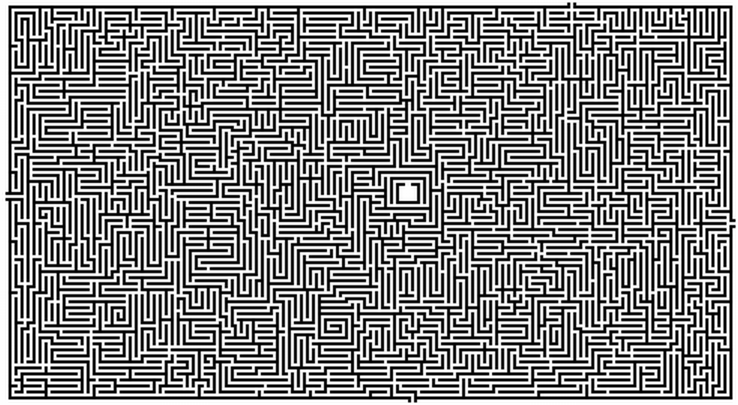
#> input picture data/HW3_Resources/maze.png, 1476 x 810 px (shown at 1/2 size); its folder holds only this picture in this run
$ python q1_fmm.py
#> lines starting #> are read from the running program, lines starting #| are printed output that depends on the picture; after the words box and inside, x2 and y2 are one past the last pixel; in counts of white or black regions, pixels touching at a corner belong together
import os
import glob
from pathlib import Path
root = Path(Path(__file__).resolve().parents[1])
from numpy.linalg import norm
import numpy as np
import eikonalfm
from PIL import Image
from numpy import asarray
import matplotlib.pyplot as plt
from scipy.interpolate import interp2d

# load maze.png
file = os.path.join(root, 'data', 'HW3_Resources', 'maze.png')
image = Image.open(file)
#> image is the input picture: PIL image 1476x810 RGB; mean R, G, B 135.8, 135.8, 135.8
# convert image to numpy array - setting walls value to 100k and path to 1
c = np.ceil(asarray(image).mean(2)/255)
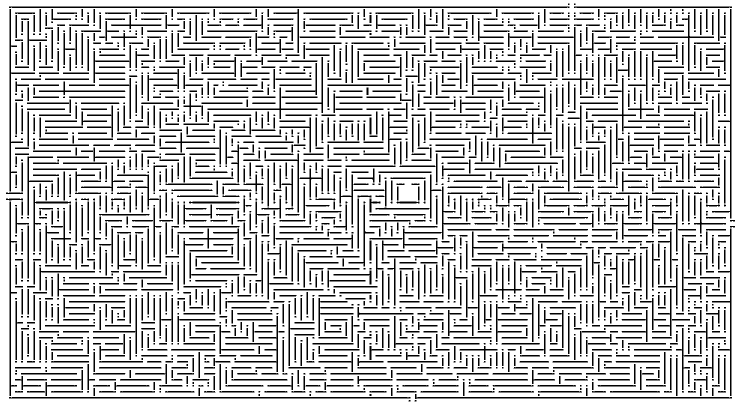
#> c: shape (810, 1476) float64 (shown at 1/2 size); values 0 (black) and 1 (white), 78.4% white; 2821 black regions (1056 under 20 px), largest, box (x1, y1, x2, y2) and area: (18, 13, 1139, 16) 3359, (18, 794, 821, 797) 2405, (830, 788, 1464, 798) 1919
image_float = c
c[c == 0] = 100e3
# c = c[300:450, 750:900]
# Calculate the FMM distances inside the maze from source point
source_point = (383, 814)
dx = (1.0, 1.0)
order = 2
#> (the run stopped early here; a loop or call above may not have finished)
